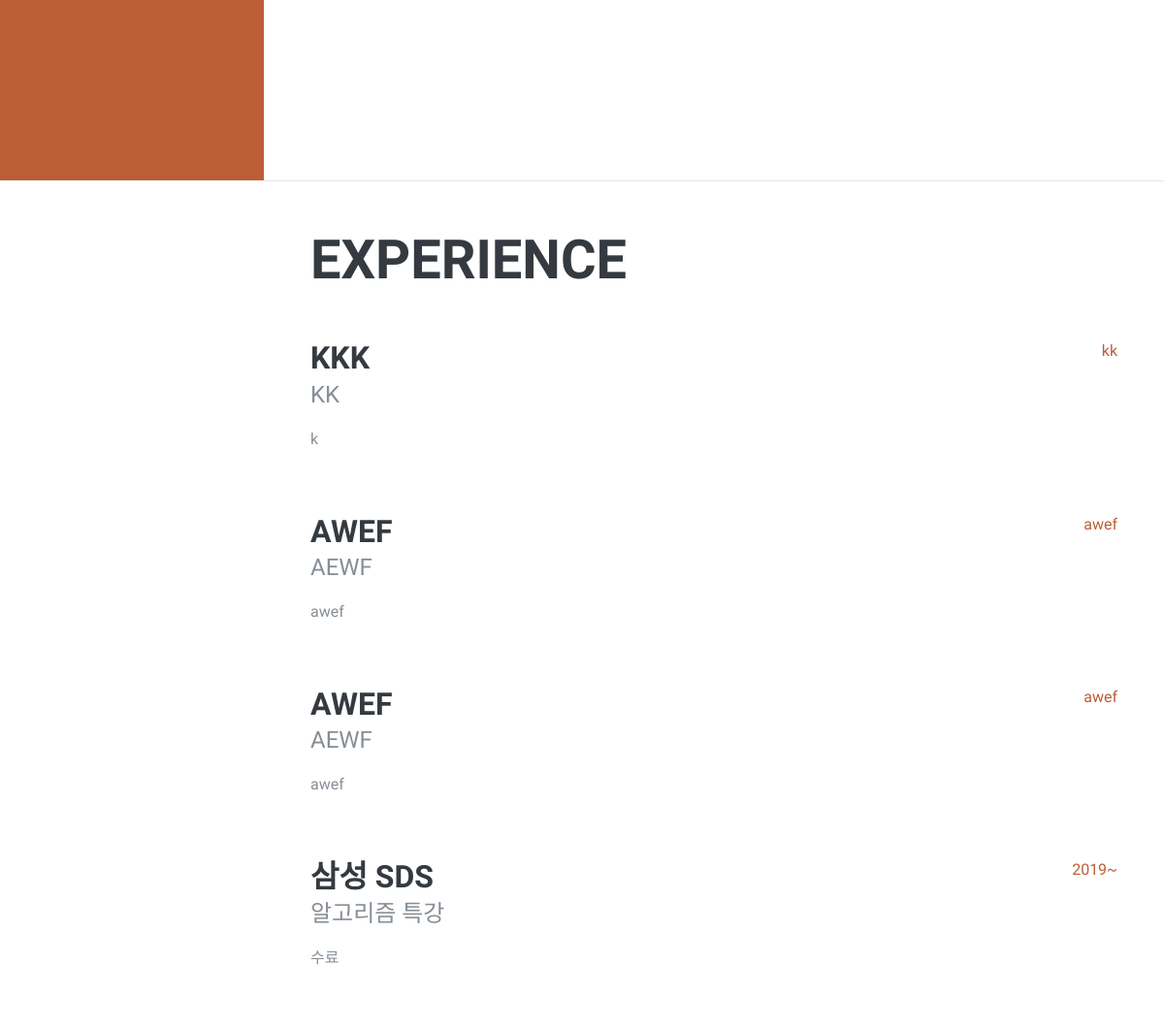
Before: /profile/ (middle part) with the older database file.
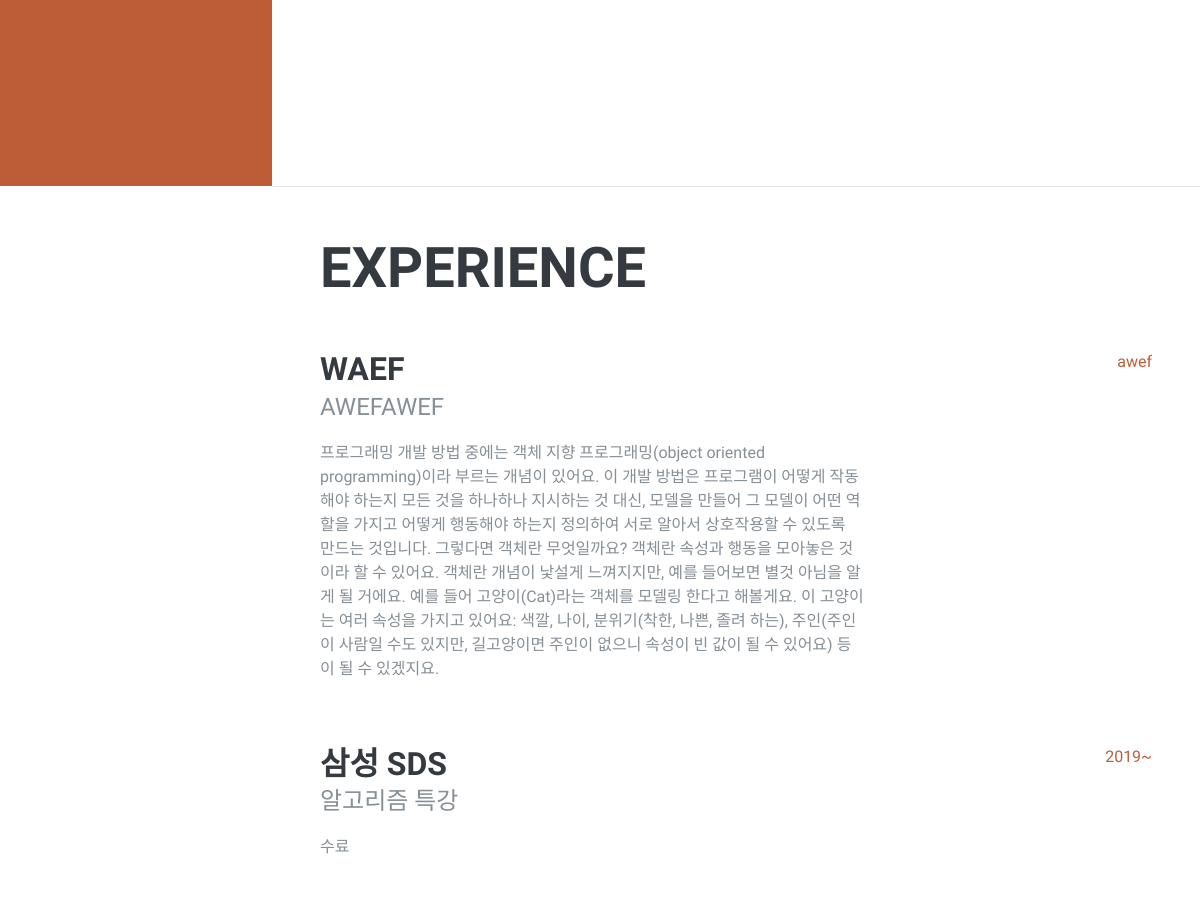
After: the same page with the newer database file.
### mainapp/models.py (models this page shows)
class Experience(models.Model):
    title = models.CharField(max_length=200)
    subtitle = models.CharField(max_length=200)
    contents = models.TextField()
    period = models.TextField()

### mainapp/views.py (the view)
# urls.py: path('profile/', profile, name='profile'),
def profile(request):
    experienceList = Experience.objects.all().order_by('-period') # to use the order by func, needed to import connection from django.db
    return render(request, 'mainapp/profile.html', {'experienceList' : experienceList})

### mainapp/templates/mainapp/profile.html (shortened to what this page needs)
{% load staticfiles %}
<!DOCTYPE html>
<html lang="en">
<head>
  <link href='{% static "profile/vendor/bootstrap/css/bootstrap.min.css" %}' rel="stylesheet">
  <link href='{% static "profile/vendor/fontawesome-free/css/all.min.css" %}' rel="stylesheet">
  <link href='{% static "profile/css/resume.css" %}' rel="stylesheet">
</head>
<body id="page-top">
  <nav class="navbar navbar-expand-lg navbar-dark bg-primary fixed-top" id="sideNav">
  </nav>
  <div class="container-fluid p-0">
    <section class="resume-section p-3 p-lg-5 d-flex align-items-center" id="about">
    </section>
    <hr class="m-0">
    <section class="resume-section p-3 p-lg-5 d-flex justify-content-center" id="experience">
      <div class="w-100">
        <h2 class="mb-5">Experience</h2>
        {% for experience in experienceList %}
          <div class="resume-item d-flex flex-column flex-md-row justify-content-between mb-5">
          <div class="resume-content">
            <h3 class="mb-0">{{experience.title}}</h3>
            <div class="subheading mb-3">{{experience.subtitle}}</div>
            <p>{{experience.contents}}</p>
          </div>
          <div class="resume-date text-md-right">
            <span class="text-primary" style="display: block">{{experience.period}}</span>
          </div>
        </div>
        {%endfor%}
      </div>
    </section>
      </div>
</body>
</html>

Changed rows visible on the page:
removed Experience: title "KKK", subtitle "KK", contents "k", period "kk"
removed Experience: title "AWEF", subtitle "AEWF", contents "awef", period "awef"
removed Experience: title "AWEF", subtitle "AEWF", contents "awef", period "awef"
added Experience: title "WAEF", subtitle "AWEFAWEF", contents "프로그래밍 개발 방법 중에는 객체 지향 프로그래밍(object oriented programming)이라 부르는 개념이 있어요. 이 개발 방법은 프로그램이 어떻게 작동해야 하는지 모든 것을 하나하나 지시하는 것 대신, 모델을 만들어 그 모델이 어떤 역할을 가지고 어떻게 행동해야 하는지 정의하여 서로 알아서 상호작용할 수 있도록 만드는 것입니다. 그렇다면 객체란 무엇일까요? 객체란 속성과 행동을 모아놓은 것이라 할 수 있어요. 객체란 개념이 낯설게 느껴지지만, 예를 들어보면 별것 아님을 알게 될 거에요. 예를 들어 고양이(Cat)라는 객체를 모델링 한다고 해볼게요. 이 고양이는 여러 속성을 가지고 있어요: 색깔, 나이, 분위기(착한, 나쁜, 졸려 하는), 주인(주인이 사람일 수도 있지만, 길고양이면 주인이 없으니 속성이 빈 값이 될 수 있어요) 등이 될 수 있겠지요.", period "awef"
